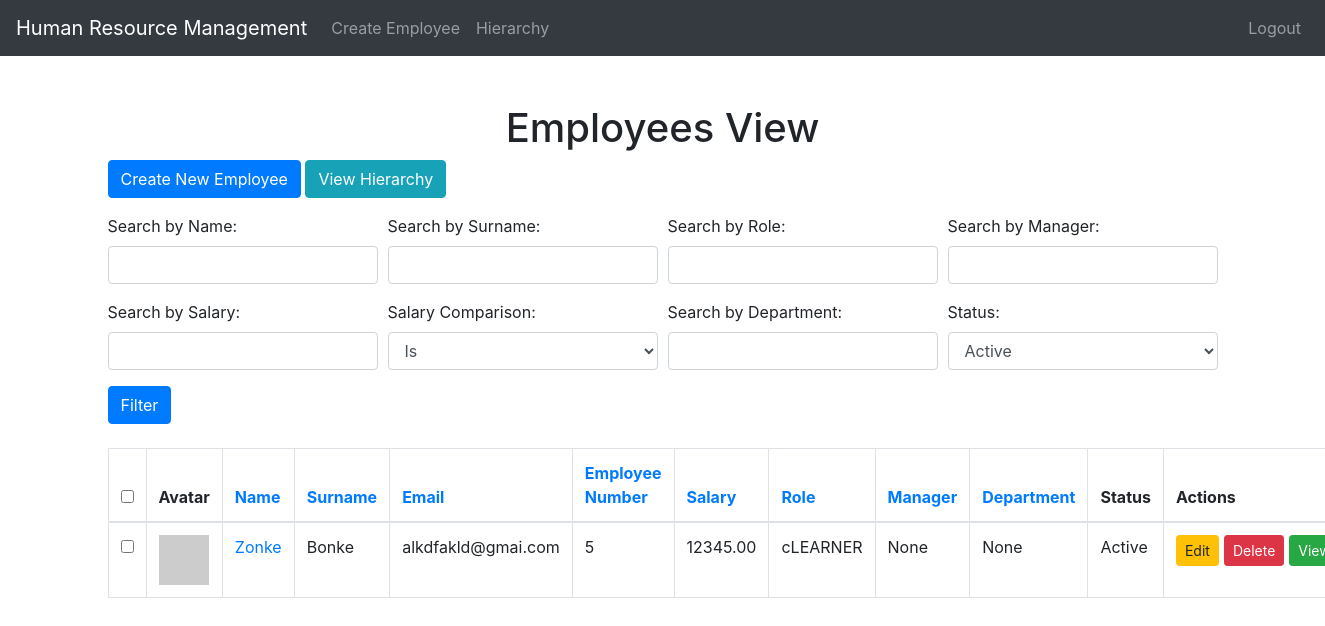
Before: /employees/ (signed in) with the older database file.
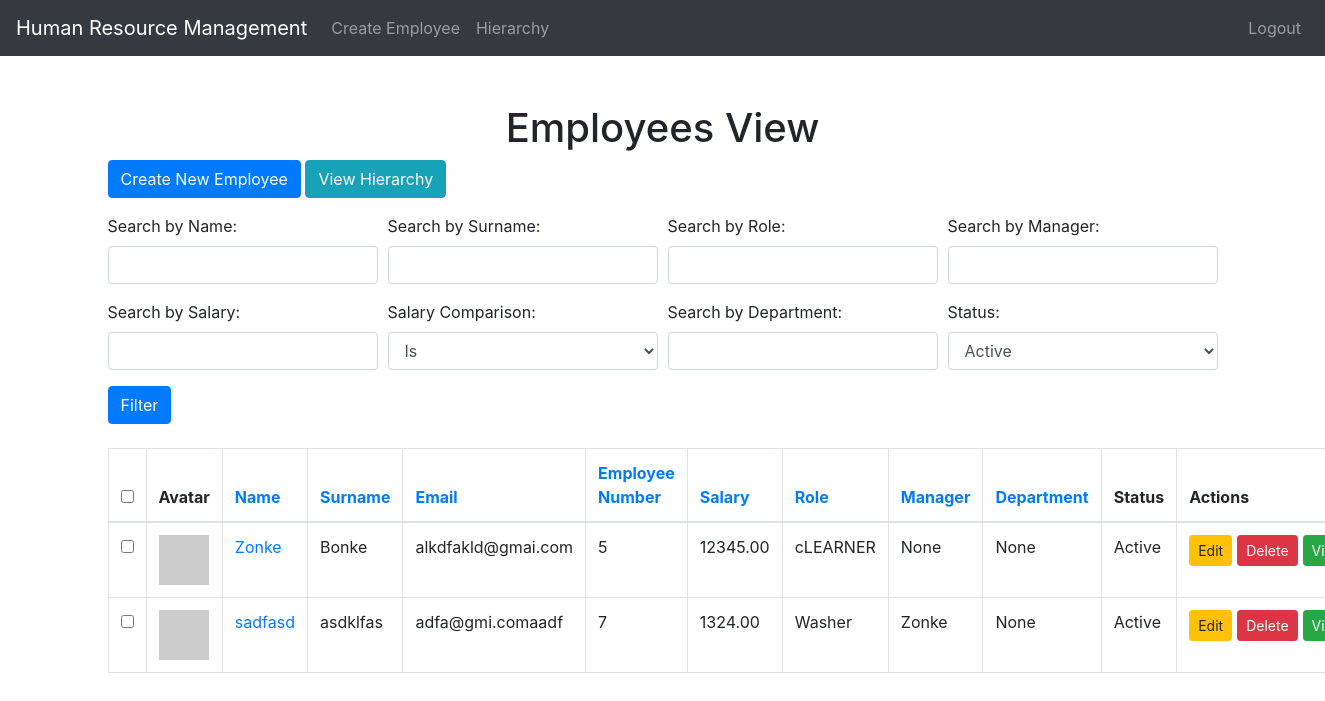
After: the same page with the newer database file.
### employees/models.py (models this page shows, shortened)
class Employee(models.Model):
    GENDER_CHOICES = (
        ('M', 'Male'),
        ('F', 'Female'),
        ('O', 'Other'),
    )
    name = models.CharField(max_length=100)
    surname = models.CharField(max_length=100)
    email = models.EmailField(unique=True)
    birth_date = models.DateField()
    employee_number = models.IntegerField(unique=True)
    salary = models.DecimalField(max_digits=10, decimal_places=2)
    role = models.CharField(max_length=100)
    manager = models.ForeignKey('self', on_delete=models.SET_NULL, null=True, blank=True, related_name='subordinates')
    gender = models.CharField(max_length=1, choices=GENDER_CHOICES, default='O')
    department = models.ForeignKey(Department, on_delete=models.SET_NULL, null=True, blank=True)  # Added here
    is_active = models.BooleanField(default=True)
    def get_gravatar_url(self):
        email = self.email.strip().lower()
        gravatar_hash = hashlib.sha256(email.encode('utf-8')).hexdigest()
        return f"https://www.gravatar.com/avatar/{gravatar_hash}"
    class Meta:
        ordering = ['surname', 'name']

### employees/views.py (the view, shortened to what this page needs)
# urls.py: path('', views.employee_list, name='employee_list'),
@login_required
def employee_list(request):
    employees = Employee.objects.all()
    sort_by = request.GET.get('sort_by', 'surname')
    employees = employees.order_by(sort_by)
    search_name = request.GET.get('search_name', '')
    search_surname = request.GET.get('search_surname', '')
    search_employee_number = request.GET.get('search_employee_number', '')
    search_salary = request.GET.get('search_salary', '')
    salary_filter = request.GET.get('salary_filter', '')
    search_role = request.GET.get('search_role', '')
    search_manager = request.GET.get('search_manager', '')
    search_department = request.GET.get('search_department', '')
    status_filter = request.GET.get('status_filter', 'active')
    if status_filter == 'active':
        employees = employees.filter(is_active=True)
    elif status_filter == 'inactive':
        employees = employees.filter(is_active=False)
    if search_department:
        employees = employees.filter(department__name__icontains=search_department)
    if search_name:
        employees = employees.filter(name__icontains=search_name)
    if search_surname:
        employees = employees.filter(surname__icontains=search_surname)
    if search_employee_number:
        employees = employees.filter(employee_number__icontains=search_employee_number)
    if search_role:
        employees = employees.filter(role__icontains=search_role)
    if search_manager:
        employees = employees.filter(manager__name__icontains=search_manager)
    return render(request, 'employees/employee_list.html', {
        'employees': employees,
        'search_department': search_department,
        'search_name': search_name,
        'search_surname': search_surname,
        'search_employee_number': search_employee_number,
        'search_salary': search_salary,
        'salary_filter': salary_filter,
        'search_role': search_role,
        'search_manager': search_manager,
        'sort_by': sort_by,
        'status_filter': status_filter,
    })

### employees/templates/employees/employee_list.html (shortened to what this page needs)
<!DOCTYPE html>
<html lang="en">
<head>
    <link rel="stylesheet" href="https://maxcdn.bootstrapcdn.com/bootstrap/4.5.2/css/bootstrap.min.css">
</head>
<body>
<nav class="navbar navbar-expand-lg navbar-dark bg-dark">
    <a class="navbar-brand" href="{% url 'employee_list' %}">Human Resource Management</a>
    <div class="collapse navbar-collapse" id="navbarNav">
        <ul class="navbar-nav">
            <li class="nav-item">
                <a class="nav-link" href="{% url 'create_employee' %}">Create Employee</a>
            </li>
            <li class="nav-item">
                <a class="nav-link" href="{% url 'employee_hierarchy' %}">Hierarchy</a>
            </li>
        </ul>
        <ul class="navbar-nav ml-auto">
            <li class="nav-item">
                <a class="nav-link" href="{% url 'logout' %}">Logout</a>
            </li>
        </ul>
    </div>
</nav>
<div class="container mt-5">
    <h1 class="text-center">Employees View</h1>
    <a href="{% url 'create_employee' %}" class="btn btn-primary mb-3">Create New Employee</a>
    <a href="{% url 'employee_hierarchy' %}" class="btn btn-info mb-3">View Hierarchy</a>
    <form method="get" class="mb-4">
        <div class="form-row">
            <div class="form-group col-md-3">
                <label for="search_name">Search by Name:</label>
                <input type="text" class="form-control" name="search_name" value="{{ search_name }}">
            </div>
            <div class="form-group col-md-3">
                <label for="search_surname">Search by Surname:</label>
                <input type="text" class="form-control" name="search_surname" value="{{ search_surname }}">
            </div>
            <div class="form-group col-md-3">
                <label for="search_role">Search by Role:</label>
                <input type="text" class="form-control" name="search_role" value="{{ search_role }}">
            </div>
            <div class="form-group col-md-3">
                <label for="search_manager">Search by Manager:</label>
                <input type="text" class="form-control" name="search_manager" value="{{ search_manager }}">
            </div>
        </div>
        <div class="form-row">
            <div class="form-group col-md-3">
                <label for="search_salary">Search by Salary:</label>
                <input type="number" class="form-control" name="search_salary" value="{{ search_salary }}">
            </div>
            <div class="form-group col-md-3">
                <label for="salary_filter">Salary Comparison:</label>
                <select class="form-control" name="salary_filter">
                    <option value="" {% if not salary_filter %}selected{% endif %}>Is</option>
                </select>
            </div>
            <div class="form-group col-md-3">
                <label for="search_department">Search by Department:</label>
                <input type="text" class="form-control" name="search_department" value="{{ search_department }}">
            </div>
            <div class="form-group col-md-3">
                <label for="status_filter">Status:</label>
                <select class="form-control" name="status_filter">
                    <option value="active" {% if status_filter == 'active' %}selected{% endif %}>Active</option>
                </select>
            </div>
        </div>
        <button type="submit" class="btn btn-primary">Filter</button>
    </form>
    <table class="table table-bordered">
        <thead>
            <tr>
                <th><input type="checkbox" id="select-all"></th>
                <th>Avatar</th>
                <th><a href="?sort_by=name">Name</a></th>
                <th><a href="?sort_by=surname">Surname</a></th>
                <th><a href="?sort_by=email">Email</a></th>
                <th><a href="?sort_by=employee_number">Employee Number</a></th>
                <th><a href="?sort_by=salary">Salary</a></th>
                <th><a href="?sort_by=role">Role</a></th>
                <th><a href="?sort_by=manager">Manager</a></th>
                <th><a href="?sort_by=department__name">Department</a></th>
                <th>Status</th>
                <th>Actions</th>
            </tr>
        </thead>
        <form id="bulk-delete-form" method="post" action="{% url 'bulk_delete_employees' %}">
            <tbody>
                {% for employee in employees %}
                <tr>
                    <td><input type="checkbox" name="employee_ids" value="{{ employee.id }}"></td>
                    <td><img src="{{ employee.get_gravatar_url }}" alt="Gravatar" class="img-fluid" width="50" height="50"></td>
                    <td><a href="{% url 'employee_detail' employee.pk %}">{{ employee.name }}</a></td>
                    <td>{{ employee.surname }}</td>
                    <td>{{ employee.email }}</td>
                    <td>{{ employee.employee_number }}</td>
                    <td>{{ employee.salary }}</td>
                    <td>{{ employee.role }}</td>
                    <td>{% if employee.manager %}{{ employee.manager.name }}{% else %}None{% endif %}</td>
                    <td>{% if employee.department %}{{ employee.department.name }}{% else %}None{% endif %}</td>
                    <td>{% if employee.is_active %}Active{% else %}Inactive{% endif %}</td>
                    <td class="actions-cell">
                        <div class="actions-btn-group">
                            <a href="{% url 'edit_employee' employee.pk %}" class="btn btn-warning btn-sm">Edit</a>
                            <a href="{% url 'delete_employee' employee.pk %}" class="btn btn-danger btn-sm">Delete</a>
                            <a href="{% url 'employee_detail' employee.pk %}" class="btn btn-success btn-sm">View</a>
                        </div>
                    </td>
                </tr>
                {% endfor %}
            </tbody>
        </form>
    </table>
</div>
</body>
</html>

### employees/templates/employees/employee_list.html (style rules this page uses)
.actions-btn-group .btn { margin-right: 5px; }
.actions-btn-group { display: flex; flex-wrap: nowrap; justify-content: flex-start; }
td.actions-cell { white-space: nowrap; min-width: 200px; }

Changed rows visible on the page:
added Employee: name "sadfasd", surname "asdklfas", email "adfa@gmi.comaadf", employee_number "7", salary "1324.00", role "Washer", manager.name "Zonke", shows "None", is_active "Active"
